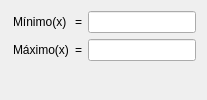
      <widget class="QWidget" name="tabBoundary">
       <property name="enabled">
        <bool>true</bool>
       </property>
       <property name="statusTip">
        <string>Definir borda da pista</string> <!-- achar uma tradução melhor para track bourdary -->
       </property>
       <attribute name="title">
        <string>Borda</string>
       </attribute>
       <layout class="QVBoxLayout" name="verticalLayout_5">
        <item>
         <layout class="QVBoxLayout" name="verticalLayout_3">
          <item>
           <layout class="QGridLayout" name="gridLayout_5">
            <item row="1" column="2">
             <widget class="QLineEdit" name="lineEdit_FunctionTrackMaximum"/>
            </item>
            <item row="0" column="2">
             <widget class="QLineEdit" name="lineEdit_FunctionTrackMinimum"/>
            </item>
            <item row="1" column="0">
             <widget class="QLabel" name="label_TrackMaximum">
              <property name="minimumSize">
               <size>
                <width>40</width>
                <height>0</height>
               </size>
              </property>
              <property name="text">
               <string>Máximo(x)</string>
              </property>
              <property name="indent">
               <number>2</number>
              </property>
             </widget>
            </item>
            <item row="0" column="0">
             <widget class="QLabel" name="label_TrackMinimum">
              <property name="minimumSize">
               <size>
                <width>40</width>
                <height>0</height>
               </size>
              </property>
              <property name="text">
               <string>Mínimo(x)</string>
              </property>
              <property name="indent">
               <number>2</number>
              </property>
             </widget>
            </item>
            <item row="0" column="1">
             <widget class="QLabel" name="label_TrackMinimumEqual">
              <property name="text">
               <string>=</string>
              </property>
             </widget>
            </item>
            <item row="1" column="1">
             <widget class="QLabel" name="label_TrackMaximumEqual">
              <property name="text">
               <string>=</string>
              </property>
             </widget>
            </item>
           </layout>
          </item>
         </layout>
        </item>
        <item>
         <widget class="PlotWidget" name="plotBoundary" native="true">
          <property name="sizePolicy">
           <sizepolicy hsizetype="Expanding" vsizetype="Expanding">
            <horstretch>0</horstretch>
            <verstretch>0</verstretch>
           </sizepolicy>
          </property>
          <property name="autoFillBackground">
           <bool>true</bool>
          </property>
         </widget>
        </item>
       </layout>
      </widget>
